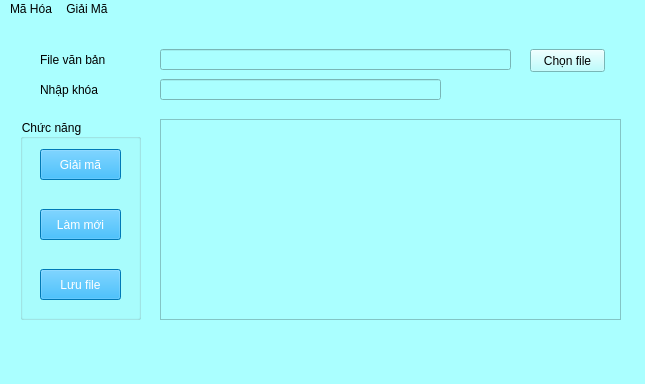
<?xml version="1.0" encoding="UTF-8"?>
<ui version="4.0">
 <class>MainWindow</class>
 <widget class="QMainWindow" name="MainWindow">
  <property name="geometry">
   <rect>
    <x>0</x>
    <y>0</y>
    <width>645</width>
    <height>384</height>
   </rect>
  </property>
  <property name="font">
   <font>
    <pointsize>12</pointsize>
    <weight>50</weight>
    <bold>false</bold>
   </font>
  </property>
  <property name="windowTitle">
   <string>Giải Mã SDES</string>
  </property>
  <property name="styleSheet">
   <string notr="true">background-color: rgb(170, 255, 255);
</string>
  </property>
  <property name="iconSize">
   <size>
    <width>24</width>
    <height>24</height>
   </size>
  </property>
  <widget class="QWidget" name="centralwidget">
   <widget class="QGroupBox" name="groupBox_4">
    <property name="geometry">
     <rect>
      <x>20</x>
      <y>100</y>
      <width>121</width>
      <height>201</height>
     </rect>
    </property>
    <property name="title">
     <string>Chức năng</string>
    </property>
    <widget class="QPushButton" name="pB_GiaiMa">
     <property name="geometry">
      <rect>
       <x>20</x>
       <y>30</y>
       <width>81</width>
       <height>31</height>
      </rect>
     </property>
     <property name="styleSheet">
      <string notr="true">background-color: rgb(0, 170, 255);
color: rgb(255, 255, 255);</string>
     </property>
     <property name="text">
      <string>Giải mã</string>
     </property>
    </widget>
    <widget class="QPushButton" name="pB_Refresh">
     <property name="geometry">
      <rect>
       <x>20</x>
       <y>90</y>
       <width>81</width>
       <height>31</height>
      </rect>
     </property>
     <property name="styleSheet">
      <string notr="true">background-color: rgb(0, 170, 255);
color: rgb(255, 255, 255);</string>
     </property>
     <property name="text">
      <string>Làm mới</string>
     </property>
    </widget>
    <widget class="QPushButton" name="pB_LuuFile">
     <property name="geometry">
      <rect>
       <x>20</x>
       <y>150</y>
       <width>81</width>
       <height>31</height>
      </rect>
     </property>
     <property name="styleSheet">
      <string notr="true">background-color: rgb(0, 170, 255);
color: rgb(255, 255, 255);</string>
     </property>
     <property name="text">
      <string>Lưu file</string>
     </property>
    </widget>
   </widget>
   <widget class="QLabel" name="label">
    <property name="geometry">
     <rect>
      <x>40</x>
      <y>30</y>
      <width>101</width>
      <height>21</height>
     </rect>
    </property>
    <property name="styleSheet">
     <string notr="true">color: rgb(0, 0, 0);
font: 75 12pt &quot;MS Shell Dlg 2&quot;;</string>
    </property>
    <property name="text">
     <string>File văn bản</string>
    </property>
   </widget>
   <widget class="QLabel" name="label_2">
    <property name="geometry">
     <rect>
      <x>40</x>
      <y>60</y>
      <width>101</width>
      <height>21</height>
     </rect>
    </property>
    <property name="styleSheet">
     <string notr="true">color: rgb(0, 0, 0);
font: 75 12pt &quot;MS Shell Dlg 2&quot;;</string>
    </property>
    <property name="text">
     <string>Nhập khóa</string>
    </property>
   </widget>
   <widget class="QLineEdit" name="lE_FileIn">
    <property name="geometry">
     <rect>
      <x>160</x>
      <y>30</y>
      <width>351</width>
      <height>21</height>
     </rect>
    </property>
    <property name="text">
     <string/>
    </property>
   </widget>
   <widget class="QLineEdit" name="lE_Key">
    <property name="geometry">
     <rect>
      <x>160</x>
      <y>60</y>
      <width>281</width>
      <height>21</height>
     </rect>
    </property>
    <property name="text">
     <string/>
    </property>
   </widget>
   <widget class="QPushButton" name="pB_ChooseFile">
    <property name="geometry">
     <rect>
      <x>530</x>
      <y>30</y>
      <width>75</width>
      <height>23</height>
     </rect>
    </property>
    <property name="text">
     <string>Chọn file</string>
    </property>
   </widget>
   <widget class="QTextBrowser" name="tB_Content">
    <property name="geometry">
     <rect>
      <x>160</x>
      <y>100</y>
      <width>461</width>
      <height>201</height>
     </rect>
    </property>
   </widget>
  </widget>
  <widget class="QMenuBar" name="menubar">
   <property name="geometry">
    <rect>
     <x>0</x>
     <y>0</y>
     <width>645</width>
     <height>22</height>
    </rect>
   </property>
   <widget class="QMenu" name="menuM_H_a">
    <property name="title">
     <string>Mã Hóa</string>
    </property>
    <widget class="QMenu" name="menuRSA">
     <property name="title">
      <string>RSA</string>
     </property>
     <addaction name="ac_MH_TaoKhoa"/>
     <addaction name="separator"/>
     <addaction name="ac_MH_RSA_2"/>
    </widget>
    <addaction name="ac_MH_SDES"/>
    <addaction name="separator"/>
    <addaction name="ac_MH_Belasco"/>
    <addaction name="separator"/>
    <addaction name="ac_MH_ChuyenVi"/>
    <addaction name="separator"/>
    <addaction name="ac_MH_Vigenere"/>
    <addaction name="separator"/>
    <addaction name="menuRSA"/>
   </widget>
   <widget class="QMenu" name="menuGi_i_M">
    <property name="title">
     <string>Giải Mã</string>
    </property>
    <widget class="QMenu" name="menuRSA_2">
     <property name="title">
      <string>RSA</string>
     </property>
     <addaction name="ac_GM_TaoKhoa"/>
     <addaction name="separator"/>
     <addaction name="ac_GM_RSA_2"/>
    </widget>
    <addaction name="ac_GM_SDES"/>
    <addaction name="separator"/>
    <addaction name="ac_GM_Belasco"/>
    <addaction name="separator"/>
    <addaction name="ac_GM_ChuyenVi"/>
    <addaction name="separator"/>
    <addaction name="ac_GM_Vigenre"/>
    <addaction name="separator"/>
    <addaction name="menuRSA_2"/>
   </widget>
   <addaction name="menuM_H_a"/>
   <addaction name="menuGi_i_M"/>
  </widget>
  <widget class="QStatusBar" name="statusbar"/>
  <action name="ac_MH_RSA">
   <property name="text">
    <string>RSA</string>
   </property>
  </action>
  <action name="ac_MH_SDES">
   <property name="text">
    <string>SDES</string>
   </property>
  </action>
  <action name="ac_MH_Belasco">
   <property name="text">
    <string>Belasco</string>
   </property>
  </action>
  <action name="ac_MH_ChuyenVi">
   <property name="text">
    <string>Chuyển vị</string>
   </property>
  </action>
  <action name="ac_GM_RSA">
   <property name="text">
    <string>RSA</string>
   </property>
  </action>
  <action name="ac_GM_SDES">
   <property name="text">
    <string>SDES</string>
   </property>
  </action>
  <action name="ac_GM_Belasco">
   <property name="text">
    <string>Belasco</string>
   </property>
  </action>
  <action name="ac_GM_ChuyenVi">
   <property name="text">
    <string>Chuyển vị</string>
   </property>
  </action>
  <action name="ac_MH_Vigenere">
   <property name="text">
    <string>Vigenere</string>
   </property>
  </action>
  <action name="ac_GM_Vigenre">
   <property name="text">
    <string>Vigenere</string>
   </property>
  </action>
  <action name="ac_MH_TaoKhoa">
   <property name="text">
    <string>Tạo khóa</string>
   </property>
  </action>
  <action name="ac_MH_RSA_2">
   <property name="text">
    <string>Mã hóa</string>
   </property>
  </action>
  <action name="ac_GM_TaoKhoa">
   <property name="text">
    <string>Tạo Khóa</string>
   </property>
  </action>
  <action name="ac_GM_RSA_2">
   <property name="text">
    <string>Giải Mã</string>
   </property>
  </action>
 </widget>
 <resources/>
 <connections/>
</ui>
